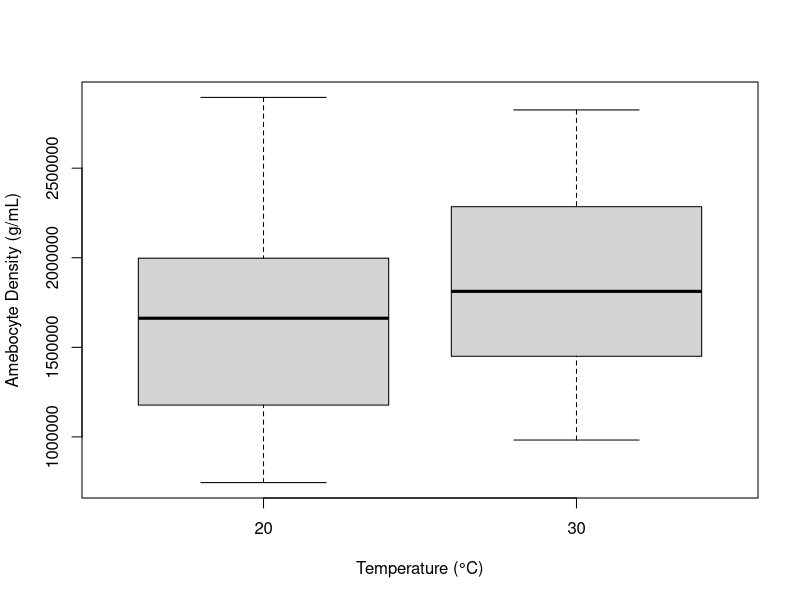
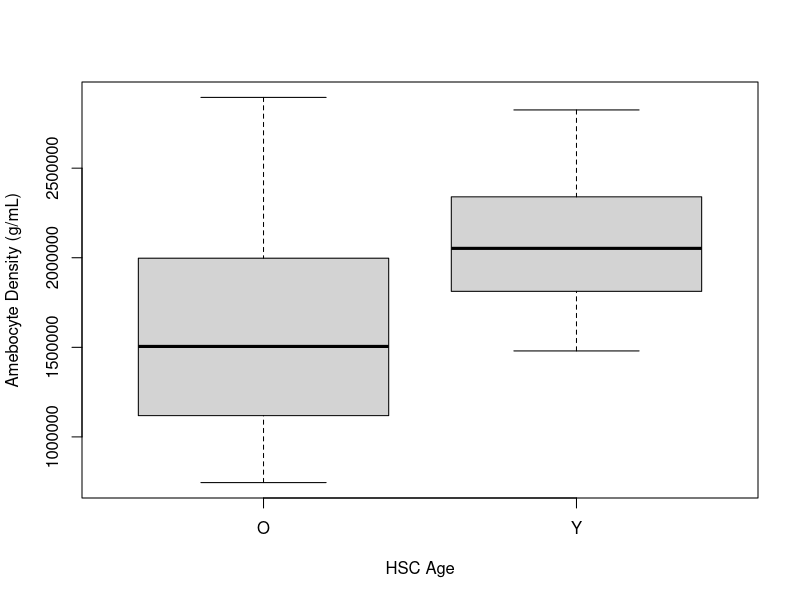
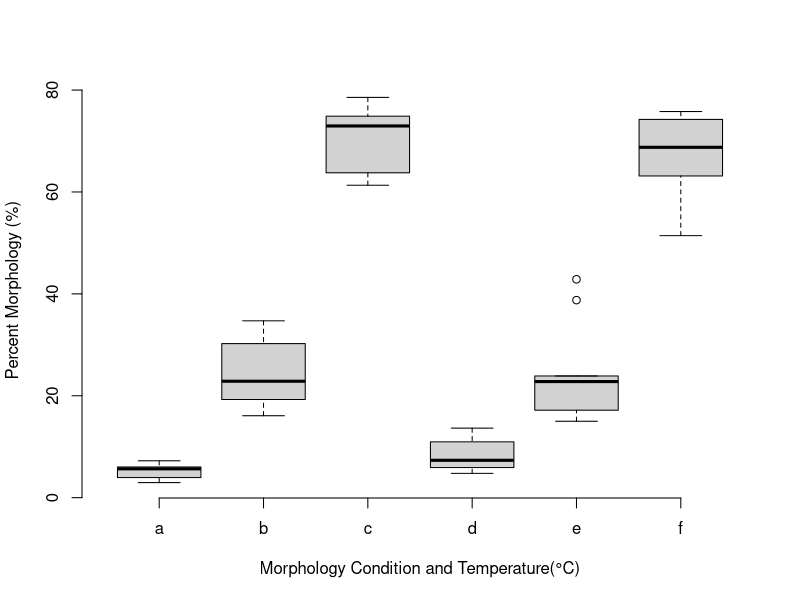
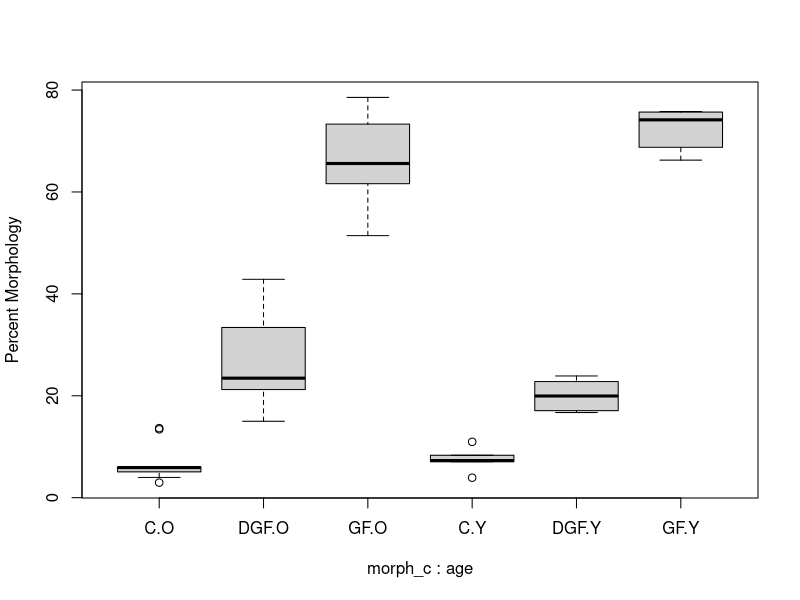
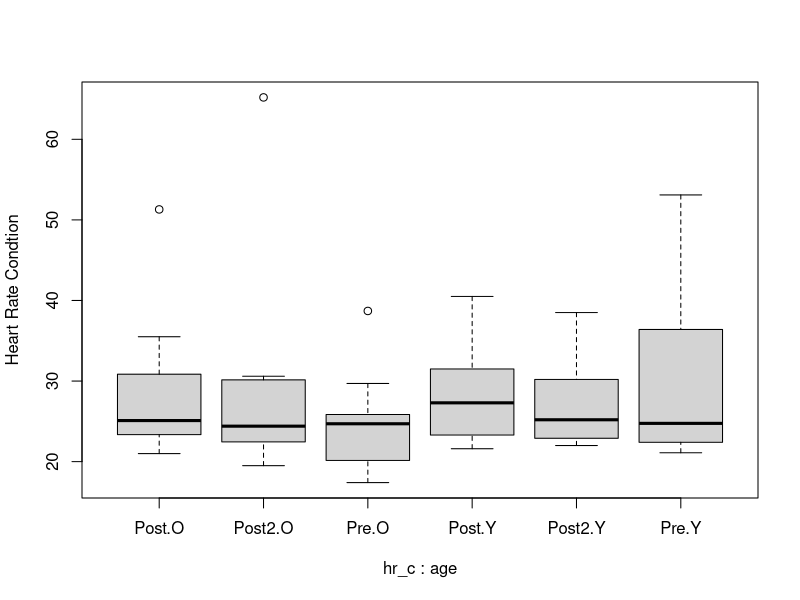
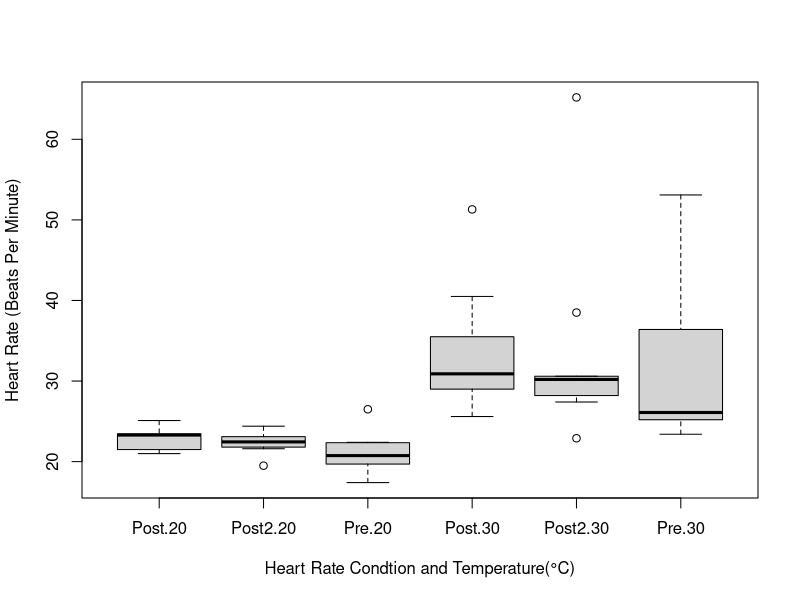

Source code (R) for these figures, in order:
## ---- chunk 1
# relevant data sets for this document
HSC_age_dens <- read.csv("./data/HSC_age_dens.csv")
HSC_morph_hr <- read.csv("./data/HSC_morph_hr.csv")

# libraries used
library(dplyr)
## ---- chunk 2
boxplot(ameb_d~temp, data = HSC_age_dens, xlab = "Temperature (°C)", ylab = "Amebocyte Density (g/mL)")
# created box plot looking at the effect of temperature on amebocyte density

ameb_temp_mod <- lm(ameb_d~temp, data = HSC_age_dens)
summary(ameb_temp_mod)
anova(ameb_temp_mod)

library(dplyr)
high = filter(HSC_age_dens, temp == "30")
low = filter(HSC_age_dens, temp == "20")
mean_high = mean(high$ameb_d)
mean_low = mean(low$ameb_d)

mean_high - mean_low # delta value

sigma_ameb_d_temp <- sd(HSC_age_dens$ameb_d)

# does ameb density differ between young and old crabs? power analysis to determine how many crabs needed to answer question

pow_temp_dens <- power.t.test(n= , delta = 200069, sd = sigma_ameb_d_temp, power =0.5,
                             sig.level =  0.05)
pow_temp_dens
# gives n = 25.5... number of hscs required for each group; can run different powers to see different numbers

# use anova power test to specify 2 groups and leave sample size blank
## ---- chunk 3
# looking to make function/plot to ana
sig_df <- c(0.5, 0.75, 0.9) # different powers that i would like to analyze
# goal: make graph that evaluates number of samples needed at different power levels

power_ameb_dens <- function(n, sig_df= c(0.5, 0.75, 0.9)){
  hsc_samp_size <- NULL
  for(i in  seq_along(sig_df)) {
     hsc_samp_size[i] <- power.t.test(n=n , delta = 200069, sd = sigma_ameb_d_temp, 
                                  power=0.5, sig.level =  sig_df[i])$n
  }
  hsc_samp_size
}

## ---- chunk 4
boxplot(ameb_d~age, data = HSC_age_dens, xlab = "HSC Age", ylab = "Amebocyte Density (g/mL)")

ameb_age_mod <- lm(ameb_d~age, data = HSC_age_dens)
summary(ameb_age_mod)
anova(ameb_age_mod)

library(dplyr)
old = filter(HSC_age_dens, age == "O")
young = filter(HSC_age_dens, age == "Y")
mean_old = mean(old$ameb_d)
mean_young = mean(young$ameb_d)

mean_old - mean_young
# calculation for determining delta value

sigma_ameb_d <- sd(HSC_age_dens$ameb_d)


# does ameb density differ between young and old crabs? power analysis to determine how many crabs needed to answer question

pow_age_dens <- power.t.test(n= , delta = 500000, sd = sigma_ameb_d, power = 0.5,
                             sig.level =  0.05)
pow_age_dens
# gives n = 25.5... number of hscs required for each group; can run different powers to see different numbers
## ---- chunk 5
boxplot(morph_p ~ morph_c + temp, data = HSC_morph_hr,
        xlab = "Morphology Condition and Temperature(°C)",
        ylab = "Percent Morphology (%)", axes = FALSE)
axis(side = 1, at = 1:6, labels = letters[1:6])
axis(side = 2)
age_temp_mod <- lm(morph_p ~ morph_c + temp, data = HSC_morph_hr)
age_temp_mod_int <- update(age_temp_mod, . ~ . + morph_c:temp)
summary(age_temp_mod)
anova(age_temp_mod)
car::Anova(age_temp_mod, type = 3)
anova(age_temp_mod, age_temp_mod_int)

# Average percent morphology for each condition: temperature and morpholgy
# subsets information and finds means for power analysis

high_con = filter(HSC_morph_hr, temp == "30", morph_c == "C")
mean_high_con = mean(high_con$morph_p)

low_con = filter(HSC_morph_hr, temp == "20", morph_c == "C")
mean_low_con = mean(low_con$morph_p)

high_gf = filter(HSC_morph_hr, temp == "30", morph_c == "GF")
mean_high_gf = mean(high_gf$morph_p)

low_gf = filter(HSC_morph_hr, temp == "20", morph_c == "GF")
mean_low_gf = mean(low_gf$morph_p)

high_dgf = filter(HSC_morph_hr, temp == "30", morph_c == "DGF")
mean_high_dgf = mean(high_dgf$morph_p)

low_dgf = filter(HSC_morph_hr, temp == "20", morph_c == "DGF")
mean_low_dgf = mean(low_dgf$morph_p)

?power.anova.test
## ---- chunk 6
boxplot(morph_p ~ morph_c + age, data = HSC_morph_hr, ylab = "Percent Morphology")

age_morph_mod <- lm(morph_p ~ morph_c + age, data = HSC_morph_hr)
summary(age_morph_mod)
anova(age_morph_mod)

library(dplyr)

# age
old_1 <- filter(HSC_morph_hr, age == "O")
young_1 <- filter(HSC_morph_hr, age == "Y")

# amebocyte morphology and age subsets and averages for calculating power analysis

old_con = filter(HSC_morph_hr, age == "O", morph_c == "C")
mean_old_con = mean(old_con$morph_p)

young_con = filter(HSC_morph_hr, age == "Y", morph_c == "C")
mean_young_con = mean(young_con$morph_p)

old_gf = filter(HSC_morph_hr, age == "O", morph_c == "GF")
mean_old_gf = mean(old_gf$morph_p)

young_gf = filter(HSC_morph_hr, age == "Y", morph_c == "GF")
mean_young_gf = mean(young_gf$morph_p)

old_dgf = filter(HSC_morph_hr, age == "O", morph_c == "DGF")
mean_old_dgf = mean(old_dgf$morph_p)

young_dgf = filter(HSC_morph_hr, age == "Y", morph_c == "DGF")
mean_young_dgf = mean(young_dgf$morph_p)

## ---- chunk 7
boxplot(hr ~ hr_c + age, data = HSC_morph_hr, ylab = "Heart Rate Condtion")

age_hr_mod <- lm(hr ~ hr_c + age, data = HSC_morph_hr)
summary(age_hr_mod)
anova(age_hr_mod)
## ---- chunk 8
boxplot(hr ~ hr_c + temp, data = HSC_morph_hr, xlab = "Heart Rate Condtion and Temperature(°C)", ylab = "Heart Rate (Beats Per Minute)")

age_temp_mod <- lm(hr ~ hr_c + temp, data = HSC_morph_hr)
summary(age_temp_mod)
anova(age_temp_mod)
